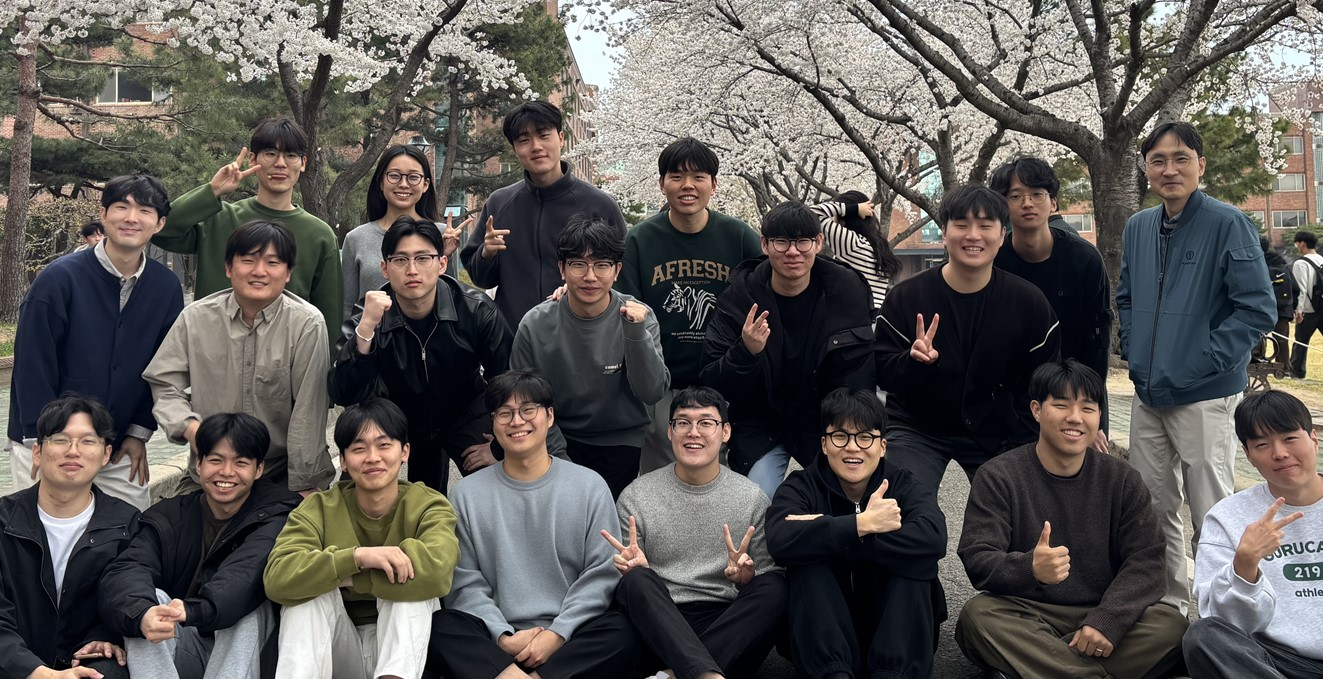
//> input picture Tutorial/TU_color/Test1_image_2025.jpg, 1323 x 679 px
$ ./detect_color_value   (built with g++ and OpenCV 4)
//> lines starting //> are read from the running program, lines starting //| are printed output that depends on the picture; after the words box and inside, x2 and y2 are one past the last pixel; in counts of white or black regions, pixels touching at a corner belong together
#include "opencv2/video/tracking.hpp"
#include "opencv2/imgproc/imgproc.hpp"
#include "opencv2/highgui/highgui.hpp"
#include <ctype.h>
#include <iostream>
#include <opencv2/opencv.hpp>

using namespace cv;
using namespace std;

Mat image;
Point origin;
Rect selection;
bool selectObject = false;
bool trackObject = false;
int hmin = 1, hmax = 179, smin = 30, smax = 255, vmin = 0, vmax = 255;

/// On mouse event
static void onMouse(int event, int x, int y, int, void*);

int main()
{
	Mat image_disp, hsv, hue, mask, dst;
	vector<vector<Point> > contours;

	image = imread("Test1_image_2025.jpg");
//> image is the input picture: 679 rows x 1323 cols, CV_8UC3; mean B, G, R 85.7, 88.3, 91.4
	image.copyTo(image_disp);

	Mat dst_track = Mat::zeros(image.size(), CV_8UC3);

	// TrackBar 설정
	namedWindow("Source", 0);
	setMouseCallback("Source", onMouse, 0);
	createTrackbar("Hmin", "Source", &hmin, 179, 0);
	createTrackbar("Hmax", "Source", &hmax, 179, 0);
	createTrackbar("Smin", "Source", &smin, 255, 0);
	createTrackbar("Smax", "Source", &smax, 255, 0);
	createTrackbar("Vmin", "Source", &vmin, 255, 0);
	createTrackbar("Vmax", "Source", &vmax, 255, 0);


	while (true)
	{
		imshow("Source", image);
		/******** Convert BGR to HSV ********/
		// input mat: image
		// output mat: hsv
		// cvtColor(               ); //// YOUR CODE GOES HERE
		cvtColor(image, hsv, COLOR_BGR2HSV);
//> hsv: 679 rows x 1323 cols, CV_8UC3; mean H, S, V 64.6, 70, 97.2


		/******** Add Pre-Processing such as filtering etc  ********/
		// YOUR CODE GOES HERE
		// YOUR CODE GOES HERE
		blur(hsv, hsv, Size(3, 3));
//> hsv: 679 rows x 1323 cols, CV_8UC3; mean H, S, V 64.6, 70, 97.2


		// [WARNING!!!!]
		// you MUST convert image to hsv first!!!!. Otherwise, you will get run-time error
				//
		/// set dst as the output of InRange
		inRange(hsv, Scalar(MIN(hmin, hmax), MIN(smin, smax), MIN(vmin, vmax)),
			Scalar(MAX(hmin, hmax), MAX(smin, smax), MAX(vmin, vmax)), dst);
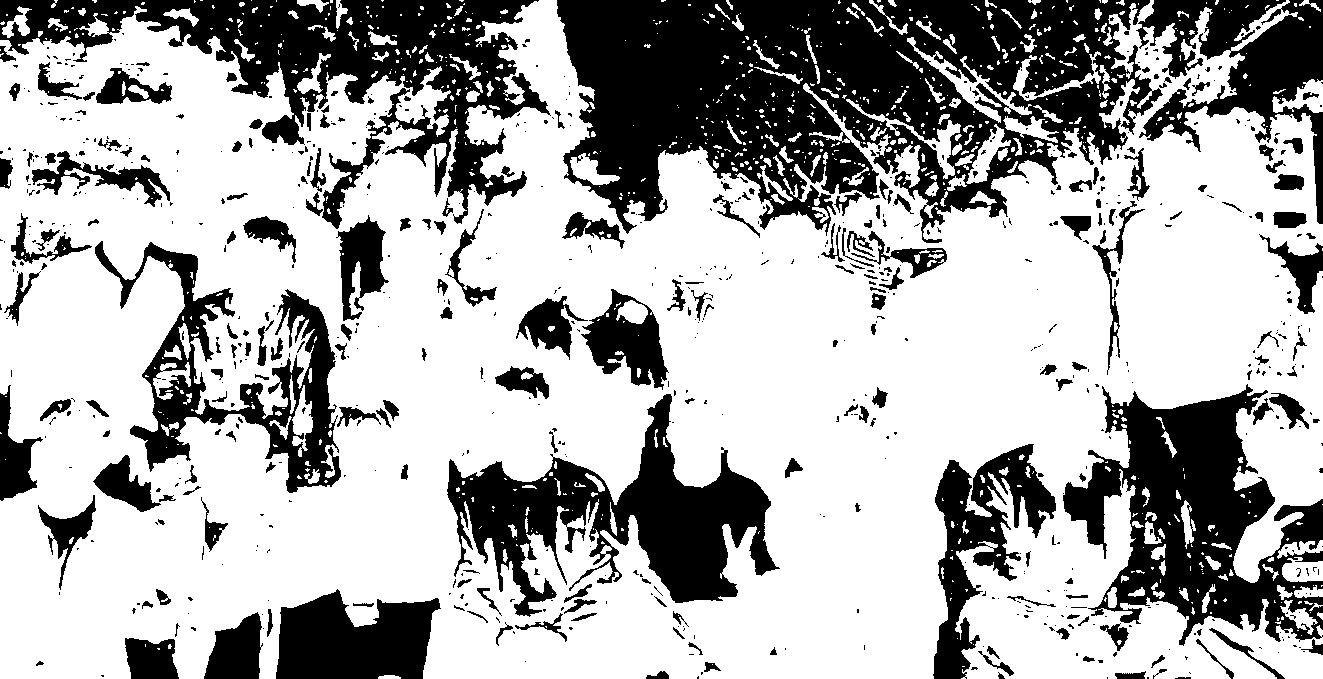
//> dst: 679 rows x 1323 cols, CV_8UC1; 67.6% white; 753 black regions (527 under 20 px), largest, box (x1, y1, x2, y2) and area: (557, 0, 1163, 243) 87522, (0, 0, 551, 229) 39029, (1063, 384, 1323, 646) 32137


		/******** Add Post-Processing such as morphology etc  ********/
		// YOUR CODE GOES HERE
		// YOUR CODE GOES HERE
		morphologyEx(dst, dst, MORPH_CLOSE, getStructuringElement(MORPH_RECT, Size(3, 3)));
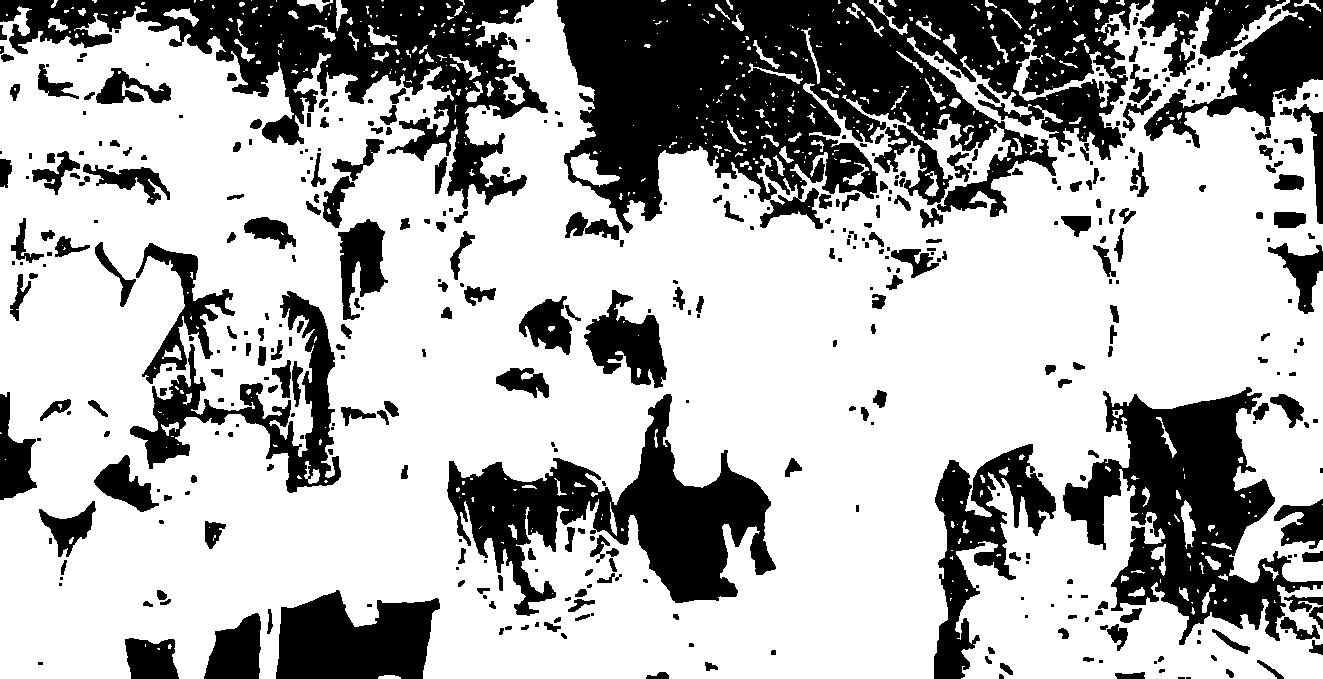
//> dst: 679 rows x 1323 cols, CV_8UC1; 69% white; 453 black regions (169 under 20 px)


		namedWindow("InRange", 0);
		imshow("InRange", dst);

		/// once mouse has selected an area bigger than 0
		if (trackObject)
		{
			trackObject = false;					// Terminate the next Analysis loop
			Mat roi_HSV(hsv, selection); 			// Set ROI by the selection box
			Scalar means, stddev;
			meanStdDev(roi_HSV, means, stddev);
			cout << "\n Selected ROI Means= " << means << " \n stddev= " << stddev;

			// Change the value in the trackbar according to Mean and STD //
			hmin = MAX((means[0] - stddev[0]), 0);
			hmax = MIN((means[0] + stddev[0]), 179);
			setTrackbarPos("Hmin", "Source", hmin);
			setTrackbarPos("Hmax", "Source", hmax);

			/******** Repeat for S and V trackbar ********/
			// YOUR CODE GOES HERE
			// YOUR CODE GOES HERE
			// YOUR CODE GOES HERE

			smin = max((int)(means[1] - stddev[1]), 0);
			smax = min((int)(means[1] + stddev[1]), 255);
			vmin = max((int)(means[2] - stddev[2]), 0);
			vmax = min((int)(means[2] + stddev[2]), 255);
			setTrackbarPos("Smin", "Source", smin);
			setTrackbarPos("Smax", "Source", smax);
			setTrackbarPos("Vmin", "Source", vmin);
			setTrackbarPos("Vmax", "Source", vmax);


		}


		if (selectObject && selection.area() > 0)  // Left Mouse is being clicked and dragged
		{
			// Mouse Drag을 화면에 보여주기 위함
			Mat roi_RGB(image_disp, selection);
			bitwise_not(roi_RGB, roi_RGB);
			imshow("Source", image_disp);
		}
		image.copyTo(image_disp);


		///  Find All Contour   ///
		findContours(dst, contours, RETR_EXTERNAL, CHAIN_APPROX_SIMPLE);
//> contours = 490 contours, 408 with area under 20; largest, box (x1, y1, x2, y2) and area: (0, 0, 1323, 679) 686614, (1013, 34, 1117, 108) 1088, (570, 153, 620, 187) 714, (1181, 500, 1196, 549) 329, (163, 8, 199, 27) 221

		if (contours.size() > 0)
		{
			/// Find the Contour with the largest area ///
			double maxArea = 0;
			int maxArea_idx = 0;

			for (int i = 0; i < contours.size(); i++)
				if (contourArea(contours[i]) > maxArea) {
					maxArea = contourArea(contours[i]);
					maxArea_idx = i;
				}
//> this loop made 490 passes
//> maxArea on passes 1, 15, 16, 18, 35, 55, 107, 352: 53, 55, 69.5, 106.5, 173.5, 329, 713.5, 1087.5
//> after the loop, maxArea = 686614; maxArea_idx = 479

			///  Draw the max Contour on Black-background  Image ///
			Mat dst_out = Mat::zeros(dst.size(), CV_8UC3);
			drawContours(dst_out, contours, maxArea_idx, Scalar(0, 0, 255), 2, 8);
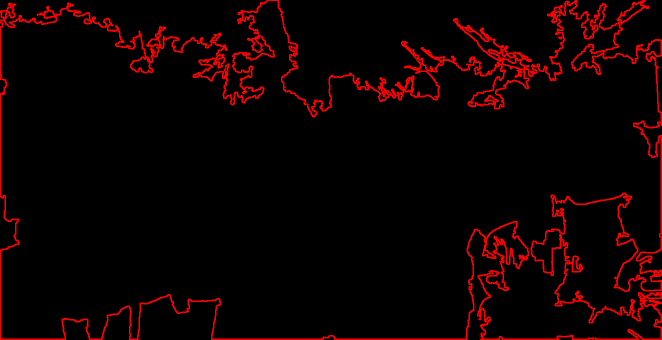
//> dst_out: 679 rows x 1323 cols, CV_8UC3 (shown at 1/2 size); mean B, G, R 0, 0, 14
			namedWindow("Contour", 0);
			imshow("Contour", dst_out);


			/// Draw the Contour Box on Original Image ///
			Rect boxPoint = boundingRect(contours[maxArea_idx]);
//> boxPoint = Rect(0, 0, 1323, 679)
			rectangle(image_disp, boxPoint, Scalar(255, 0, 255), 3);
//> image_disp: 679 rows x 1323 cols, CV_8UC3; 1.33% of pixels changed, all inside (x1, y1, x2, y2) = (0, 0, 1323, 679)
			namedWindow("Contour_Box", 0);
			imshow("Contour_Box", image_disp);


			/// Continue Drawing the Contour Box  ///
			rectangle(dst_track, boxPoint, Scalar(255, 0, 255), 3);
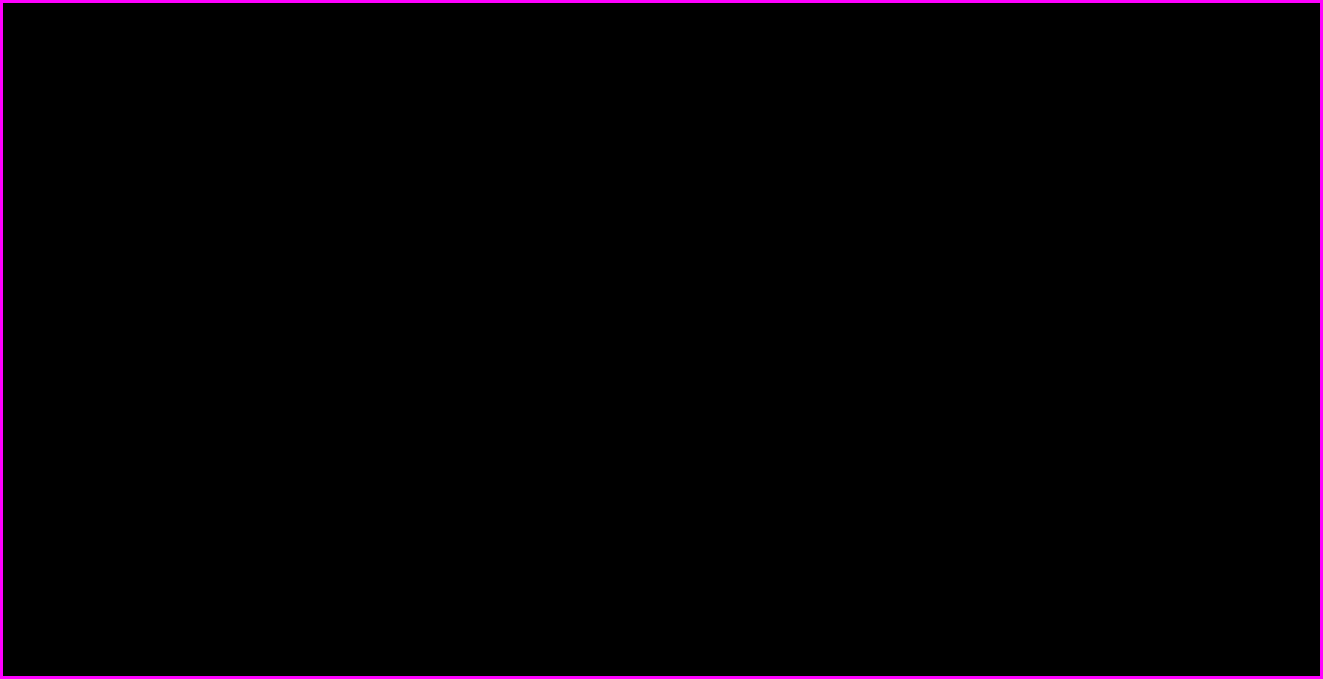
//> dst_track: 679 rows x 1323 cols, CV_8UC3; mean B, G, R 3.4, 0, 3.4
			namedWindow("Contour_Track", 0);
			imshow("Contour_Track", dst_track);
		}

		char c = (char)waitKey(10);
//> the Esc key is pressed
		if (c == 27)
			break;
	} // end of for(;;)

	return 0;
}


/// On mouse event
// [24 lines left out: function onMouse, not called in this run]

$ run again, with Tutorial/TU_color/color_2.jpg copied over Tutorial/TU_color/Test1_image_2025.jpg
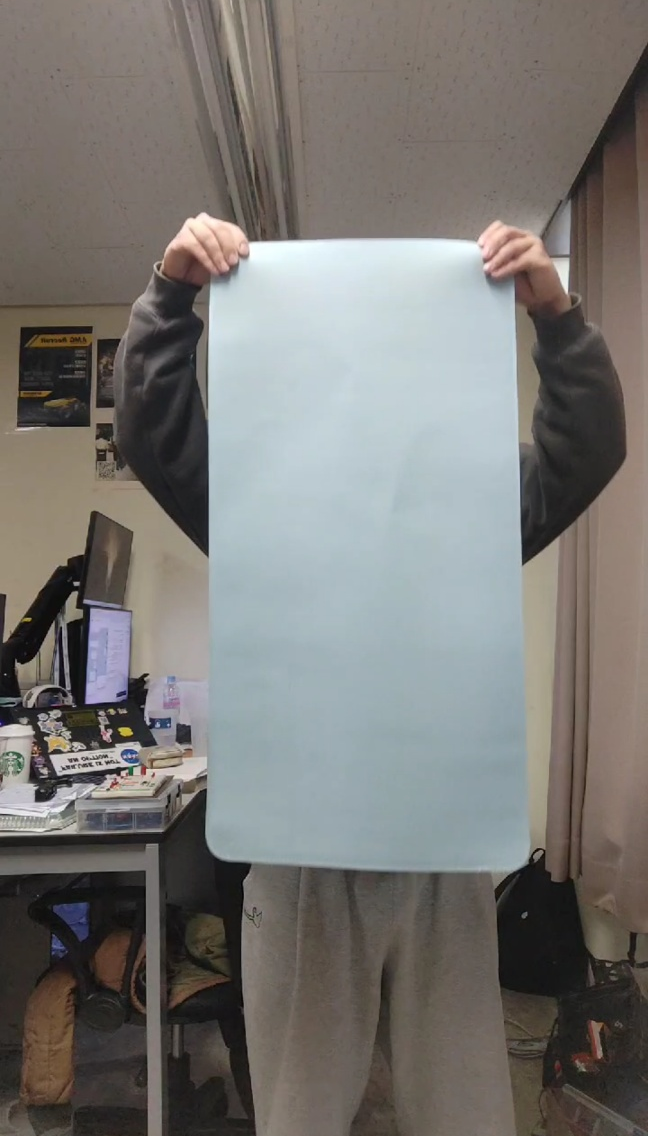
//> input picture Tutorial/TU_color/color_2.jpg, 648 x 1136 px
//> image is the input picture: 1136 rows x 648 cols, CV_8UC3; mean B, G, R 115, 118.3, 120.5
//> `morphologyEx(dst, dst, MORPH_CLOSE, getStructuringElement(MORPH_RECT, ..`:
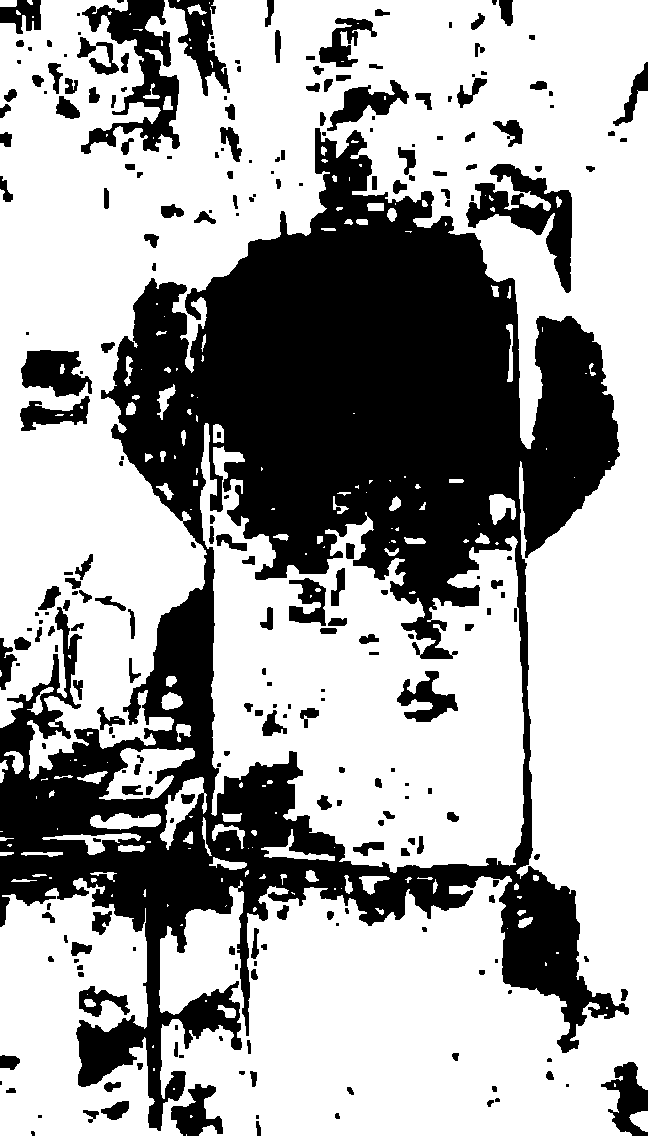
//> dst: 1136 rows x 648 cols, CV_8UC1; 64.9% white; 258 black regions (69 under 20 px)
//> contours = 191 contours, 123 with area under 20; largest, box (x1, y1, x2, y2) and area: (0, 0, 648, 1136) 401826, (200, 423, 525, 873) 83262, (99, 748, 195, 800) 2710, (160, 777, 207, 850) 1200, (90, 813, 161, 830) 726
//> the loop `for (int i = 0; i < contours.size(); i++)` made 191 passes
//> maxArea on passes 3, 56, 66, 74, 83, 132, 189: 241, 591.5, 726.5, 1199.5, 2710, 83262, 401826.5
//> after the loop `for (int i = 0; i < contours.size(); i++)`: maxArea = 401826.5; maxArea_idx = 188
//> boxPoint = Rect(0, 0, 648, 1136)
//> image_disp: 1136 rows x 648 cols, CV_8UC3; 1.45% of pixels changed, all inside (x1, y1, x2, y2) = (0, 0, 648, 1136)
//> `rectangle(dst_track, boxPoint, Scalar(255, 0, 255), 3);`:
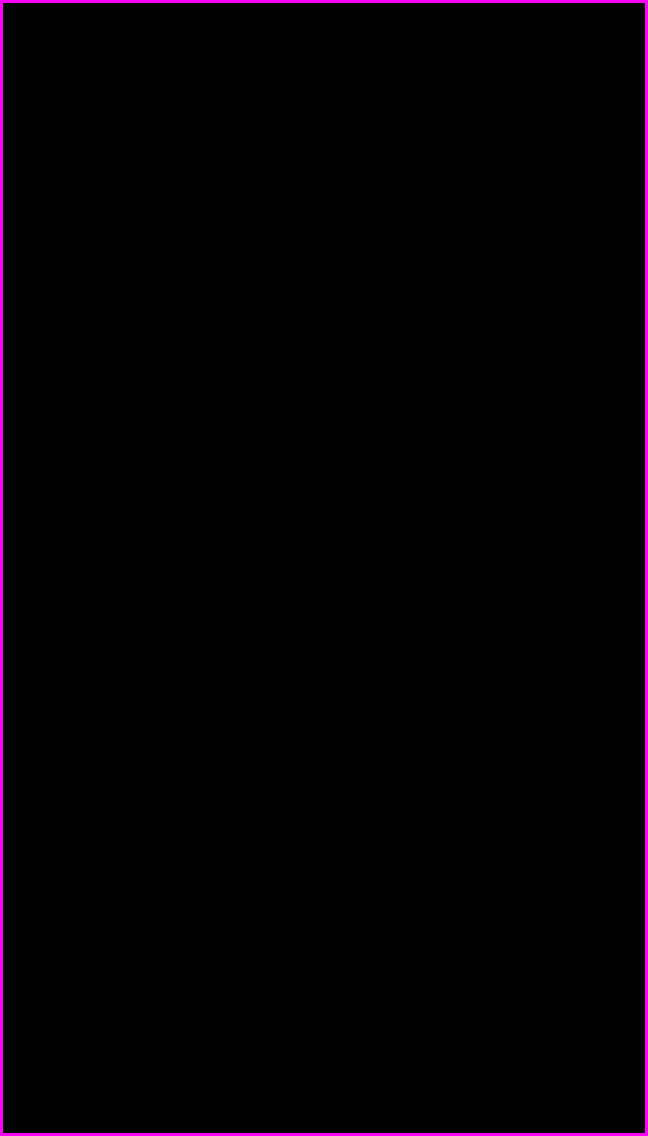
//> dst_track: 1136 rows x 648 cols, CV_8UC3; mean B, G, R 3.7, 0, 3.7
